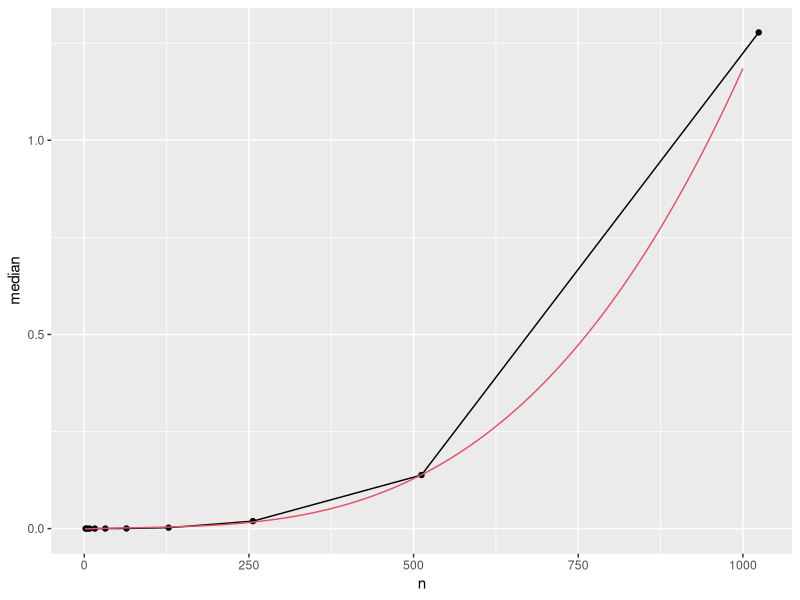

This figure's R source:
timeSolve <- function(n) {
  x <- matrix(rnorm(n*n), nrow=n)
  bench::mark(solve.default(x))
}

library(tidyverse)
ns <- 2^(1:10)
res <- lapply(ns, timeSolve) |> bind_rows()
res <- mutate(res, n = ns)
x <- ns / 100
fit <- lm(res$median ~ x + I(x^2) + I(x^3))
xnew <- (1:1000)/100
ynew <- predict(fit, newdata = tibble(x = xnew))
pred <- tibble(x = xnew*100, y = ynew)
ggplot(res, aes(n, median)) + geom_point() + geom_line() + geom_line(data = pred, mapping = aes(x=x, y=y), color=2)
